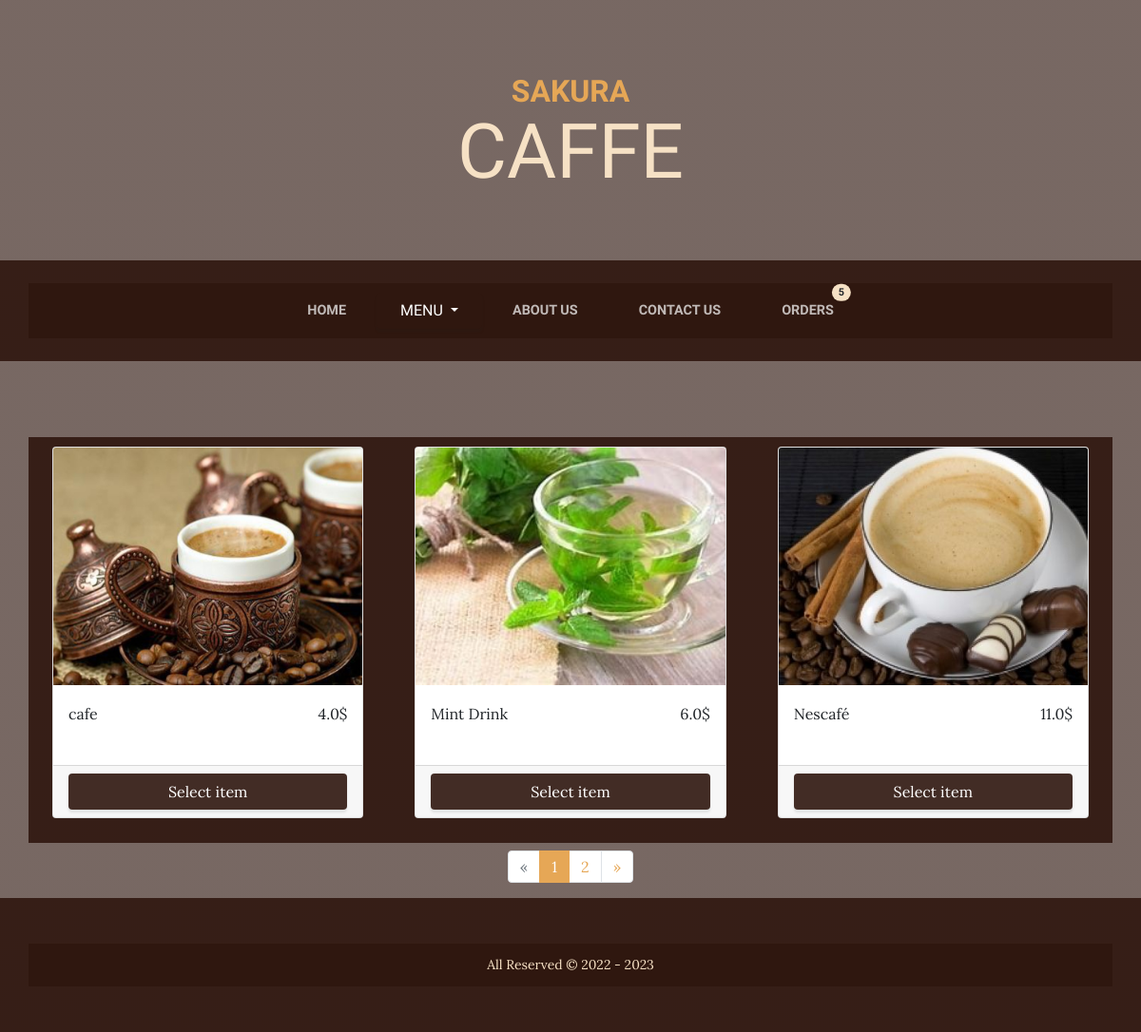
/menu/hot-drinks, run on the app's committed database.
### menu/models.py (models this page shows, shortened)
class Item(models.Model):
    category = models.ForeignKey(Category, on_delete=models.CASCADE)
    image = models.ImageField(upload_to='media/images/items/')
    name = models.CharField(max_length=150)
    description = models.TextField()
    price = models.FloatField()
    available = models.BooleanField(default=True)
    created_at = models.DateTimeField(auto_now_add=True)
    updated_at = models.DateTimeField(auto_now=True)
    def __str__(self) -> str:
        return f"{self.name} - {self.updated_at}"

### menu/views.py (the view)
# urls.py: path('menu/<slug:category>', views.ItemsListView.as_view(), name="item_list"),
class ItemsListView(ListView):
    template_name = 'menu/item_list.html'
    model = Item
    context_object_name = "item_list"
    def get_queryset(self):
        category = Category.objects.get(slug=self.kwargs["category"])
        return Item.objects.filter(category=category)
    def get_context_data(self, **kwargs):
        context = super().get_context_data(**kwargs)
        context['categories'] = Category.objects.all()
        context['category'] = Category.objects.get(slug=self.kwargs['category'])
        page_number = self.request.GET.get('page') or 1
        print(context['item_list'])
        paginator = Paginator(context['item_list'], 3)
        try:
            page_obj = paginator.page(page_number)
        except EmptyPage:
            page_obj = paginator.page(1)
        context['item_list'] = page_obj.object_list
        context['page_obj'] = page_obj
        return context

### menu/models.py (called while the page is built)
    def __str__(self):
        return self.name

### menu/templates/menu/item_list.html (shortened to what this page needs)
{% extends 'base.html' %}
{% load static %}
{% block content %}
    <section class="page-section items-heading mb-2">
        <div class="container">
            <div id="list-item" class="row card-deck ">
                {% for item in item_list %}
                    <div class="col-lg-4 col-md-6 col-sm-4 mb-3">
                        <div class="card ">
                            <a href="{% url 'item_detail' item.category.slug item.id %}" class=" d-inline-block ">
                                <img class="card-img-top" src="{{ item.image.url }}" alt="product"/>
                            </a>
                            <div class="card-body">
                                <div class="card-title d-flex justify-content-between align-content-center"><p>
                                    {{ item.name }}</p>
                                    <p>{{ item.price }}$</p></div>
                            </div>
                            <div class="card-footer">
                                <button type="button" data-id="{{ item.id }}" class="btn btn-submit select-item w-100">
                                    Select item
                                </button>
                            </div>
                        </div>
                    </div>
                {% endfor %}
            </div>
        </div>
    </section>
{% endblock %}
{% block pagination %}
    <nav aria-label="Page navigation">
        <ul class="pagination justify-content-center">
            {% if page_obj.has_previous %}
                <li class="page-item">
                    <a class="page-link" href="?page={{ page_obj.previous_page_number }}" aria-label="Previous">
                        <span aria-hidden="true">&laquo;</span>
                    </a>
                </li>
            {% else %}
                <li class="page-item disabled">
                    <span class="page-link" aria-hidden="true">&laquo;</span>
                </li>
            {% endif %}
            {% for i in page_obj.paginator.page_range %}
                {% if page_obj.number == i %}
                    <li class="page-item active">
                        <span class="page-link">{{ i }} <span class="sr-only">(current)</span></span>
                    </li>
                {% elif i > page_obj.number|add:'-3' and i < page_obj.number|add:'3' %}
                    <li class="page-item"><a class="page-link" href="?page={{ i }}">{{ i }}</a></li>
                {% endif %}
            {% endfor %}
            {% if page_obj.has_next %}
                <li class="page-item">
                    <a class="page-link" href="?page={{ page_obj.next_page_number }}" aria-label="Next">
                        <span aria-hidden="true">&raquo;</span>
                    </a>
                </li>
            {% else %}
                <li class="page-item disabled">
                    <span class="page-link" aria-hidden="true">&raquo;</span>
                </li>
            {% endif %}
        </ul>
    </nav>
{% endblock %}

### menu/static/menu/css/custom.css (style rules this page uses)
:root { --main-color: rgba(47, 23, 15, 0.9) }
.container { background-color: var(--main-color); padding: 10px; }
.btn-submit { background-color: var(--main-color); color: #fff; }
.card-img-top { object-fit: cover; height: 250px; }

### data on the page
Item: image (picture), name "cafe", price "4.0"
Item: image (picture), name "Mint Drink", price "6.0"
Item: image (picture), name "Nescafé", price "11.0"

### other printed values
{{ i }} "1"
{{ i }} "2"
